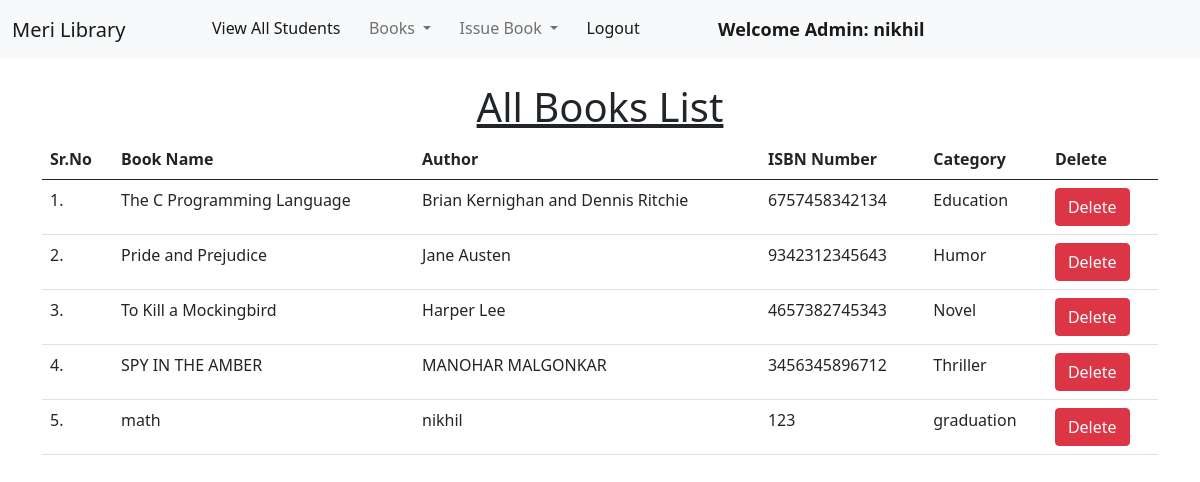
Screenshot of /view_books/ (signed in) with the database file from the repository.
### library/models.py (models this page shows, shortened)
class Book(models.Model):
    name = models.CharField(max_length=200)
    author = models.CharField(max_length=200)
    isbn = models.PositiveIntegerField()
    category = models.CharField(max_length=50)

### library/views.py (the view)
# urls.py: path("view_books/", views.view_books, name="view_books"),
@login_required(login_url = '/admin_login')
def view_books(request):
    books = Book.objects.all()
    return render(request, "view_books.html", {'books':books})

### library/templates/view_books.html (shortened to what this page needs)
{% extends 'admin_navbar.html' %}
{% load static %}
{% block body %}
<div class="container mt-4">
    <h1 class="text-center"><u>All Books List</u></h1>
    <table class="table table-hover" id="example">
        <thead>
            <tr>
                <th>Sr.No</th>
                <th>Book Name</th>
                <th>Author</th>
                <th>ISBN Number</th>
                <th>Category</th>
                <th>Delete</th>
            </tr>
        </thead>
        <tbody>
            {% for book in books %}
            <tr>
                <td>{{forloop.counter}}.</td>
                <td>{{book.name}}</td>
                <td>{{book.author}}</td>
                <td>{{book.isbn}}</td>
                <td>{{book.category}}</td>
                <td><a href="/delete_book/{{book.id}}/" class="btn btn-danger" onclick="return confirm('Are you sure you want to delete this book?')">Delete</a></td>
            </tr>
            {% endfor %}
        </tbody>
    </table>
    </div>
{% endblock %}

### library/templates/admin_navbar.html (shortened to what this page needs)
<!doctype html>
<html lang="en">
  <head>
    <link href="https://cdn.jsdelivr.net/npm/bootstrap@5.1.0/dist/css/bootstrap.min.css" rel="stylesheet">
    <link rel="stylesheet" href="https://cdn.datatables.net/1.10.25/css/jquery.dataTables.min.css">
    <link rel="stylesheet" href="https://cdn.datatables.net/buttons/1.7.1/css/buttons.dataTables.min.css">
  </head>
  <body>
    <nav class="navbar navbar-expand-lg navbar-light bg-light">
        <div class="container-fluid">
          <a class="navbar-brand" href="#">Meri Library</a>
          <div class="collapse navbar-collapse" id="navbarSupportedContent">
            <ul class="navbar-nav me-auto mb-2 mb-lg-0">
              <li class="nav-item">
                <a class="nav-link active" aria-current="page" href="/view_students/">View All Students</a>
              </li>
              <li class="nav-item dropdown">
                <a class="nav-link dropdown-toggle" href="#" id="navbarDropdown" role="button" data-bs-toggle="dropdown" aria-expanded="false">
                  Books
                </a>
              </li>
              <li class="nav-item dropdown">
                <a class="nav-link dropdown-toggle" href="#" id="navbarDropdown" role="button" data-bs-toggle="dropdown" aria-expanded="false">
                  Issue Book
                </a>
              </li>
              <li class="nav-item">
                <a class="nav-link active" aria-current="page" href="/logout/">Logout</a>
              </li>
              <li class="nav-item">
                <a style="font-weight:600; font-family:'Segoe UI', Tahoma, Geneva, Verdana, sans-serif; font-size: large;" class="nav-link active" href="#">Welcome Admin: {{request.user}}</a>
              </li>
            </ul>
          </div>
        </div>
      </nav>
      {% block body %}
      {% endblock %}
  </body>
</html>

### rows the page displays
Book: name "The C Programming Language", author "Brian Kernighan and Dennis Ritchie", isbn "6757458342134", category "Education"
Book: name "Pride and Prejudice", author "Jane Austen", isbn "9342312345643", category "Humor"
Book: name "To Kill a Mockingbird", author "Harper Lee", isbn "4657382745343", category "Novel"
Book: name "SPY IN THE AMBER", author "MANOHAR MALGONKAR", isbn "3456345896712", category "Thriller"
Book: name "math", author "nikhil", isbn "123", category "graduation"

### other values shown
{{ request.user }} "nikhil"
